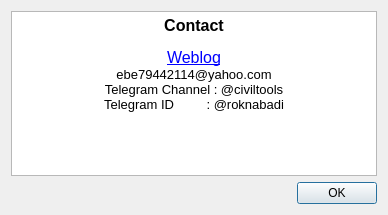
<?xml version="1.0" encoding="UTF-8"?>
<ui version="4.0">
 <class>about</class>
 <widget class="QDialog" name="about">
  <property name="windowModality">
   <enum>Qt::NonModal</enum>
  </property>
  <property name="geometry">
   <rect>
    <x>0</x>
    <y>0</y>
    <width>388</width>
    <height>215</height>
   </rect>
  </property>
  <property name="windowTitle">
   <string>Dialog</string>
  </property>
  <property name="modal">
   <bool>false</bool>
  </property>
  <layout class="QVBoxLayout" name="verticalLayout_2">
   <item>
    <layout class="QVBoxLayout" name="verticalLayout">
     <item>
      <widget class="QTextEdit" name="textEdit">
       <property name="html">
        <string>&lt;!DOCTYPE HTML PUBLIC &quot;-//W3C//DTD HTML 4.0//EN&quot; &quot;http://www.w3.org/TR/REC-html40/strict.dtd&quot;&gt;
&lt;html&gt;&lt;head&gt;&lt;meta name=&quot;qrichtext&quot; content=&quot;1&quot; /&gt;&lt;style type=&quot;text/css&quot;&gt;
p, li { white-space: pre-wrap; }
&lt;/style&gt;&lt;/head&gt;&lt;body style=&quot; font-family:'MS Shell Dlg 2'; font-size:7.8pt; font-weight:400; font-style:normal;&quot;&gt;
&lt;p align=&quot;center&quot; style=&quot; margin-top:0px; margin-bottom:0px; margin-left:0px; margin-right:0px; -qt-block-indent:0; text-indent:0px;&quot;&gt;&lt;span style=&quot; font-family:'Noto Sans'; font-size:12pt; font-weight:600;&quot;&gt;Contact&lt;/span&gt;&lt;/p&gt;
&lt;p style=&quot;-qt-paragraph-type:empty; margin-top:0px; margin-bottom:0px; margin-left:0px; margin-right:0px; -qt-block-indent:0; text-indent:0px; font-size:8pt; color:#0000ff;&quot;&gt;&lt;br /&gt;&lt;/p&gt;
&lt;p align=&quot;center&quot; style=&quot; margin-top:0px; margin-bottom:0px; margin-left:0px; margin-right:0px; -qt-block-indent:0; text-indent:0px;&quot;&gt;&lt;a href=&quot;http://ebrahimraeyat.blog.ir/&quot;&gt;&lt;span style=&quot; font-size:12pt; text-decoration: underline; color:#0000ff;&quot;&gt;Weblog&lt;/span&gt;&lt;/a&gt;&lt;/p&gt;
&lt;p align=&quot;center&quot; style=&quot; margin-top:0px; margin-bottom:0px; margin-left:0px; margin-right:0px; -qt-block-indent:0; text-indent:0px;&quot;&gt;&lt;span style=&quot; font-family:'Noto Sans'; font-size:10pt;&quot;&gt;ebe79442114@yahoo.com&lt;/span&gt;&lt;/p&gt;
&lt;p align=&quot;center&quot; style=&quot; margin-top:0px; margin-bottom:0px; margin-left:0px; margin-right:0px; -qt-block-indent:0; text-indent:0px;&quot;&gt;&lt;span style=&quot; font-family:'Noto Sans'; font-size:10pt;&quot;&gt;Telegram Channel : @civiltools&lt;/span&gt;&lt;/p&gt;
&lt;p align=&quot;center&quot; style=&quot; margin-top:0px; margin-bottom:0px; margin-left:0px; margin-right:0px; -qt-block-indent:0; text-indent:0px;&quot;&gt;&lt;span style=&quot; font-family:'Noto Sans'; font-size:10pt;&quot;&gt;Telegram ID         : @roknabadi&lt;/span&gt;&lt;/p&gt;&lt;/body&gt;&lt;/html&gt;</string>
       </property>
      </widget>
     </item>
     <item>
      <widget class="QDialogButtonBox" name="buttonBox">
       <property name="orientation">
        <enum>Qt::Horizontal</enum>
       </property>
       <property name="standardButtons">
        <set>QDialogButtonBox::Ok</set>
       </property>
      </widget>
     </item>
    </layout>
   </item>
  </layout>
 </widget>
 <resources/>
 <connections>
  <connection>
   <sender>buttonBox</sender>
   <signal>accepted()</signal>
   <receiver>about</receiver>
   <slot>accept()</slot>
   <hints>
    <hint type="sourcelabel">
     <x>248</x>
     <y>254</y>
    </hint>
    <hint type="destinationlabel">
     <x>157</x>
     <y>274</y>
    </hint>
   </hints>
  </connection>
  <connection>
   <sender>buttonBox</sender>
   <signal>rejected()</signal>
   <receiver>about</receiver>
   <slot>reject()</slot>
   <hints>
    <hint type="sourcelabel">
     <x>316</x>
     <y>260</y>
    </hint>
    <hint type="destinationlabel">
     <x>286</x>
     <y>274</y>
    </hint>
   </hints>
  </connection>
 </connections>
</ui>
